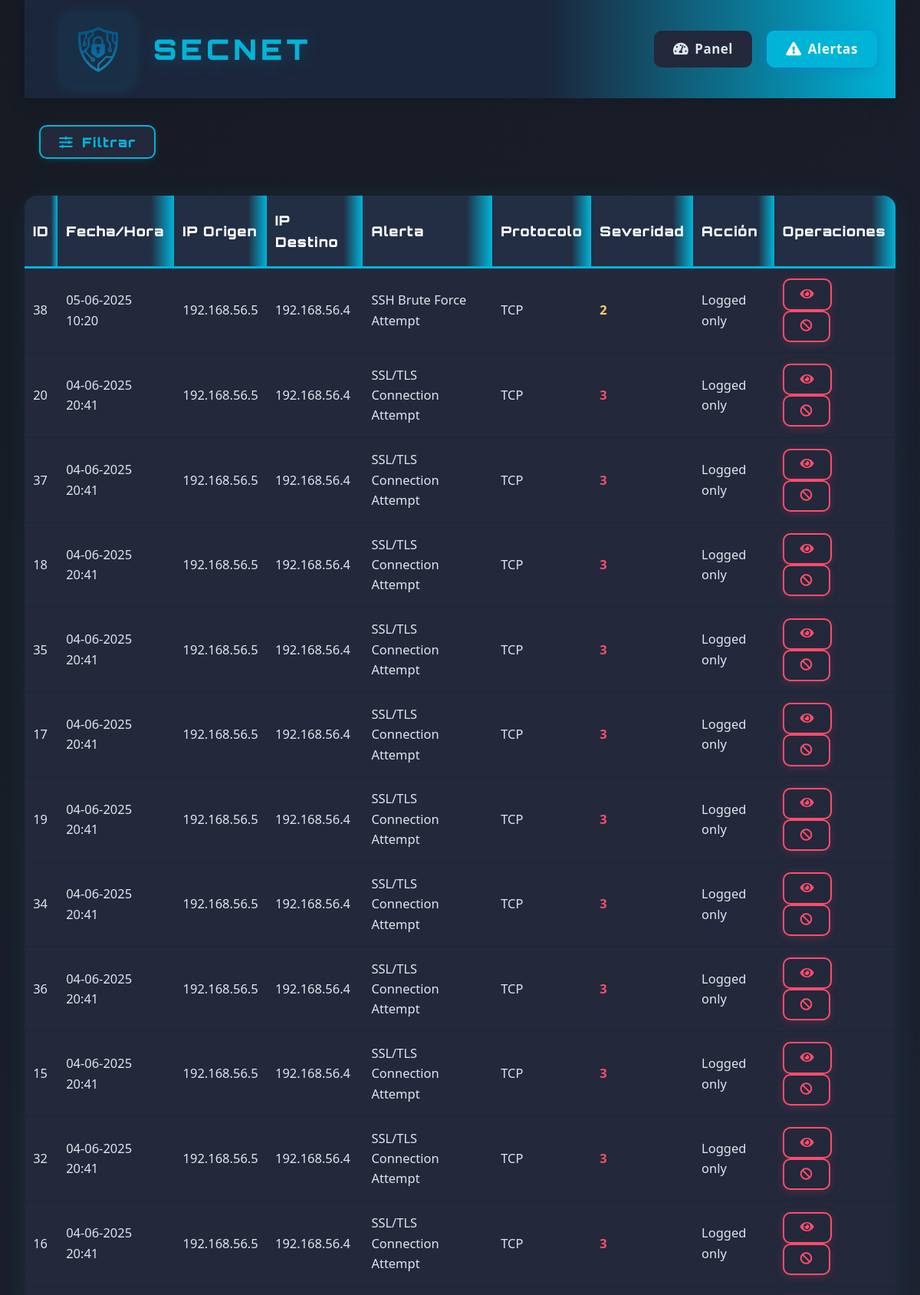
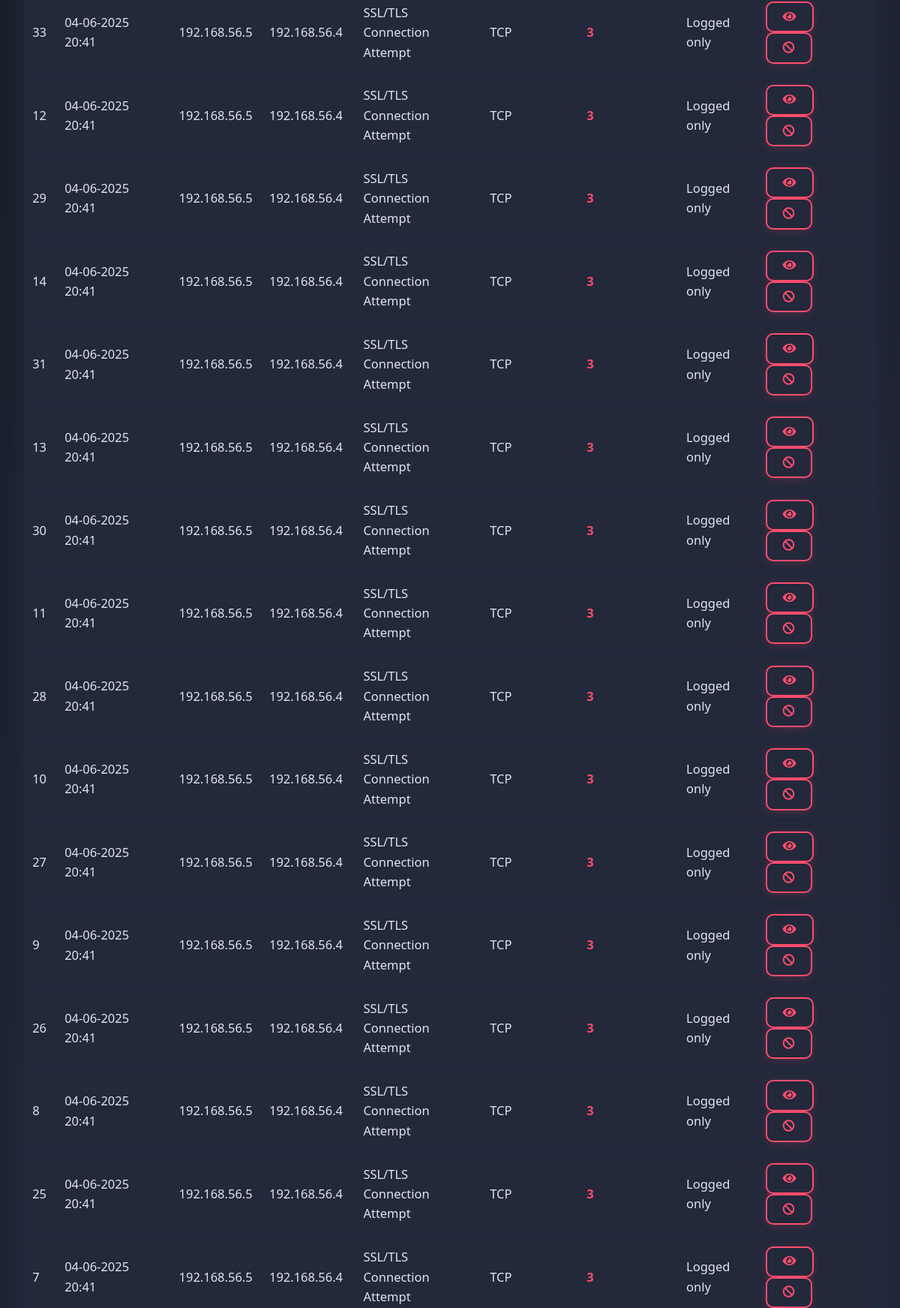
Screenshot of /web-interface/alerts.php (upper part) with the database file from the repository (2 pictures, top to bottom).
### tables this page shows
CREATE TABLE alerts (
        id INTEGER PRIMARY KEY AUTOINCREMENT,
        timestamp TEXT,
        source_ip TEXT,
        destination_ip TEXT,
        alert_message TEXT,
        severity INTEGER,
        protocol TEXT,
        action_taken TEXT,
        raw_data TEXT
    );

### web-interface/alerts.php (the view, shortened to what this page needs)
<!DOCTYPE html>
<html lang="es">
<head>
    <link rel="stylesheet" href="css/style.css">
    <link rel="stylesheet" href="https://cdnjs.cloudflare.com/ajax/libs/font-awesome/5.15.3/css/all.min.css">
</head>
<body>
    <div class="container">
        <header>
            <div class="logo-container">
                <a href="index.php" style="display:flex;align-items:center;text-decoration:none;">
                    <img src="assets/logo.png" alt="Logo">
                    <h1 style="font-family: 'Orbitron', sans-serif;">SecNet</h1>
                </a>
            </div>
            <nav>
                <ul>
                    <li><a href="index.php"><i class="fas fa-tachometer-alt"></i> Panel</a></li>
                    <li><a href="alerts.php" class="active"><i class="fas fa-exclamation-triangle"></i> Alertas</a></li>
                </ul>
            </nav>
        </header>
        <main>
            <section class="alerts-section">
                <button id="toggleFiltersBtn" class="filter-button" type="button" style="margin-bottom:1.2rem;"><i class="fas fa-sliders-h"></i> Filtrar</button>
                <div class="alerts-table">
                    <table class="tech-table">
                        <thead>
                            <tr>
                                <th>ID</th>
                                <th>Fecha/Hora</th>
                                <th>IP Origen</th>
                                <th>IP Destino</th>
                                <th>Alerta</th>
                                <th>Protocolo</th>
                                <th>Severidad</th>
                                <th>Acción</th>
                                <th>Operaciones</th>
                            </tr>
                        </thead>
                        <tbody id="alertsTableBody">
                            <?php
                            $db = new SQLite3('/var/www/html/database/alerts.db');
                            $db->exec("PRAGMA timezone = 'Europe/Madris'");
                            $offset = isset($_GET['offset']) ? intval($_GET['offset']) : 0;
                            $limit = 30;
                            $query = "SELECT * FROM alerts WHERE 1=1";
                            $query .= " ORDER BY timestamp DESC LIMIT $limit OFFSET $offset";
                            $stmt = $db->prepare($query);
                            $results = $stmt->execute();
                            while ($row = $results->fetchArray(SQLITE3_ASSOC)) {
                                $severity_class = 'low';
                                if ($row['severity'] == 2) {
                                    $severity_class = 'medium';
                                } elseif ($row['severity'] >= 3) {
                                    $severity_class = 'high';
                                }
                                echo '<tr>';
                                echo '<td>' . $row['id'] . '</td>';
                                $date = new DateTime($row['timestamp'], new DateTimeZone('UTC'));
                                $date->setTimezone(new DateTimeZone('Europe/Madrid'));
                                echo '<td data-timestamp="' . strtotime($row['timestamp']) . '">' . $date->format('d-m-Y H:i') . '</td>';
                                echo '<td>' . htmlspecialchars($row['source_ip']) . '</td>';
                                echo '<td>' . htmlspecialchars($row['destination_ip']) . '</td>';
                                echo '<td>' . htmlspecialchars($row['alert_message']) . '</td>';
                                echo '<td>' . htmlspecialchars($row['protocol']) . '</td>';
                                echo '<td class="severity ' . $severity_class . '">' . $row['severity'] . '</td>';
                                echo '<td>' . htmlspecialchars($row['action_taken']) . '</td>';
                                echo '<td>';
                                echo '<button class="action-btn alerta details-button" onclick="viewAlertDetails(' . $row['id'] . ')"><i class="fas fa-eye"></i></button> ';
                                echo '<button class="action-btn alerta block-button" onclick="blockIP(\'' . htmlspecialchars($row['source_ip']) . '\')"><i class="fas fa-ban"></i></button>';
                                echo '</td>';
                                echo '</tr>';
                            }
                            ?>
                        </tbody>
                    </table>
                </div>
            </section>
        </main>
    </div>
</body>
</html>

### rows the page displays
alerts: id "38", timestamp "05-06-2025 10:20", source_ip "192.168.56.5", destination_ip "192.168.56.4", alert_message "SSH Brute Force Attempt", protocol "TCP", severity "2", action_taken "Logged only"
alerts: id "20", timestamp "04-06-2025 20:41", source_ip "192.168.56.5", destination_ip "192.168.56.4", alert_message "SSL/TLS Connection Attempt", protocol "TCP", severity "3", action_taken "Logged only"
alerts: id "37", timestamp "04-06-2025 20:41", source_ip "192.168.56.5", destination_ip "192.168.56.4", alert_message "SSL/TLS Connection Attempt", protocol "TCP", severity "3", action_taken "Logged only"
alerts: id "18", timestamp "04-06-2025 20:41", source_ip "192.168.56.5", destination_ip "192.168.56.4", alert_message "SSL/TLS Connection Attempt", protocol "TCP", severity "3", action_taken "Logged only"
alerts: id "35", timestamp "04-06-2025 20:41", source_ip "192.168.56.5", destination_ip "192.168.56.4", alert_message "SSL/TLS Connection Attempt", protocol "TCP", severity "3", action_taken "Logged only"
alerts: id "17", timestamp "04-06-2025 20:41", source_ip "192.168.56.5", destination_ip "192.168.56.4", alert_message "SSL/TLS Connection Attempt", protocol "TCP", severity "3", action_taken "Logged only"
alerts: id "19", timestamp "04-06-2025 20:41", source_ip "192.168.56.5", destination_ip "192.168.56.4", alert_message "SSL/TLS Connection Attempt", protocol "TCP", severity "3", action_taken "Logged only"
alerts: id "34", timestamp "04-06-2025 20:41", source_ip "192.168.56.5", destination_ip "192.168.56.4", alert_message "SSL/TLS Connection Attempt", protocol "TCP", severity "3", action_taken "Logged only"
alerts: id "36", timestamp "04-06-2025 20:41", source_ip "192.168.56.5", destination_ip "192.168.56.4", alert_message "SSL/TLS Connection Attempt", protocol "TCP", severity "3", action_taken "Logged only"
alerts: id "15", timestamp "04-06-2025 20:41", source_ip "192.168.56.5", destination_ip "192.168.56.4", alert_message "SSL/TLS Connection Attempt", protocol "TCP", severity "3", action_taken "Logged only"
alerts: id "32", timestamp "04-06-2025 20:41", source_ip "192.168.56.5", destination_ip "192.168.56.4", alert_message "SSL/TLS Connection Attempt", protocol "TCP", severity "3", action_taken "Logged only"
alerts: id "16", timestamp "04-06-2025 20:41", source_ip "192.168.56.5", destination_ip "192.168.56.4", alert_message "SSL/TLS Connection Attempt", protocol "TCP", severity "3", action_taken "Logged only"
alerts: id "33", timestamp "04-06-2025 20:41", source_ip "192.168.56.5", destination_ip "192.168.56.4", alert_message "SSL/TLS Connection Attempt", protocol "TCP", severity "3", action_taken "Logged only"
alerts: id "12", timestamp "04-06-2025 20:41", source_ip "192.168.56.5", destination_ip "192.168.56.4", alert_message "SSL/TLS Connection Attempt", protocol "TCP", severity "3", action_taken "Logged only"
alerts: id "29", timestamp "04-06-2025 20:41", source_ip "192.168.56.5", destination_ip "192.168.56.4", alert_message "SSL/TLS Connection Attempt", protocol "TCP", severity "3", action_taken "Logged only"
alerts: id "14", timestamp "04-06-2025 20:41", source_ip "192.168.56.5", destination_ip "192.168.56.4", alert_message "SSL/TLS Connection Attempt", protocol "TCP", severity "3", action_taken "Logged only"
alerts: id "31", timestamp "04-06-2025 20:41", source_ip "192.168.56.5", destination_ip "192.168.56.4", alert_message "SSL/TLS Connection Attempt", protocol "TCP", severity "3", action_taken "Logged only"
alerts: id "13", timestamp "04-06-2025 20:41", source_ip "192.168.56.5", destination_ip "192.168.56.4", alert_message "SSL/TLS Connection Attempt", protocol "TCP", severity "3", action_taken "Logged only"
alerts: id "30", timestamp "04-06-2025 20:41", source_ip "192.168.56.5", destination_ip "192.168.56.4", alert_message "SSL/TLS Connection Attempt", protocol "TCP", severity "3", action_taken "Logged only"
alerts: id "11", timestamp "04-06-2025 20:41", source_ip "192.168.56.5", destination_ip "192.168.56.4", alert_message "SSL/TLS Connection Attempt", protocol "TCP", severity "3", action_taken "Logged only"
alerts: id "28", timestamp "04-06-2025 20:41", source_ip "192.168.56.5", destination_ip "192.168.56.4", alert_message "SSL/TLS Connection Attempt", protocol "TCP", severity "3", action_taken "Logged only"
alerts: id "10", timestamp "04-06-2025 20:41", source_ip "192.168.56.5", destination_ip "192.168.56.4", alert_message "SSL/TLS Connection Attempt", protocol "TCP", severity "3", action_taken "Logged only"
alerts: id "27", timestamp "04-06-2025 20:41", source_ip "192.168.56.5", destination_ip "192.168.56.4", alert_message "SSL/TLS Connection Attempt", protocol "TCP", severity "3", action_taken "Logged only"
alerts: id "9", timestamp "04-06-2025 20:41", source_ip "192.168.56.5", destination_ip "192.168.56.4", alert_message "SSL/TLS Connection Attempt", protocol "TCP", severity "3", action_taken "Logged only"
alerts: id "26", timestamp "04-06-2025 20:41", source_ip "192.168.56.5", destination_ip "192.168.56.4", alert_message "SSL/TLS Connection Attempt", protocol "TCP", severity "3", action_taken "Logged only"
alerts: id "8", timestamp "04-06-2025 20:41", source_ip "192.168.56.5", destination_ip "192.168.56.4", alert_message "SSL/TLS Connection Attempt", protocol "TCP", severity "3", action_taken "Logged only"
alerts: id "25", timestamp "04-06-2025 20:41", source_ip "192.168.56.5", destination_ip "192.168.56.4", alert_message "SSL/TLS Connection Attempt", protocol "TCP", severity "3", action_taken "Logged only"
alerts: id "7", timestamp "04-06-2025 20:41", source_ip "192.168.56.5", destination_ip "192.168.56.4", alert_message "SSL/TLS Connection Attempt", protocol "TCP", severity "3", action_taken "Logged only"
